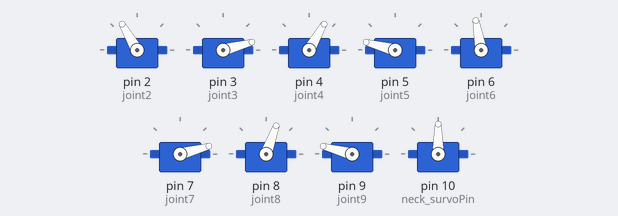
Bench run of a sketch on a simulated Arduino Uno, built with avr-gcc and run on an emulated ATmega328P. Shown: 9 × servo.

Above: at 0.1 s.
At 3.1 s:
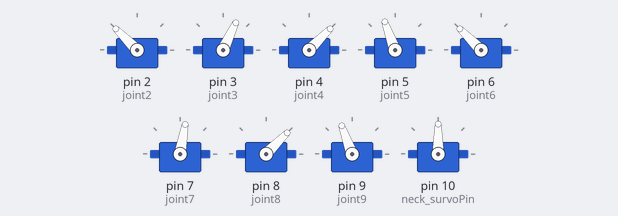
At 6.95 s:
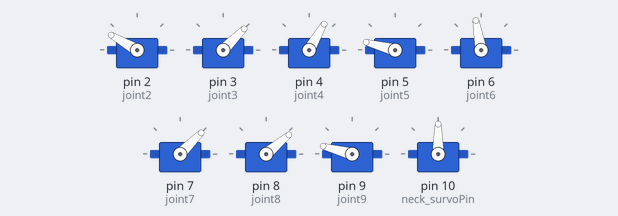
At 10.86 s:
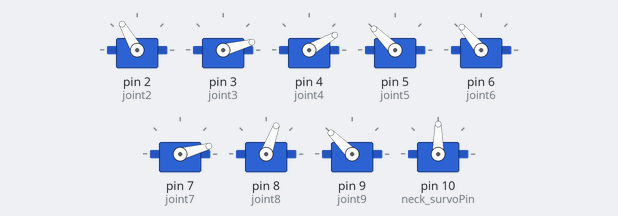
At 21.0 s:
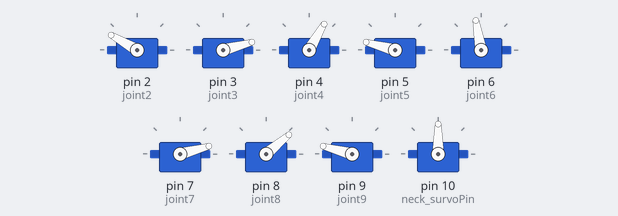
At 31.0 s:
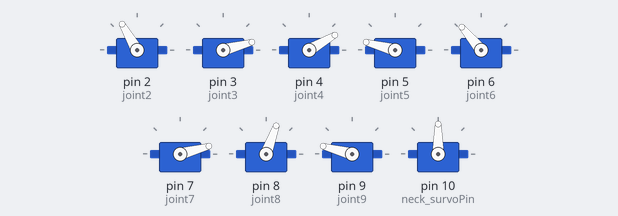
Timing chart, 0 to 40.0 s (numbered marks = the images above):
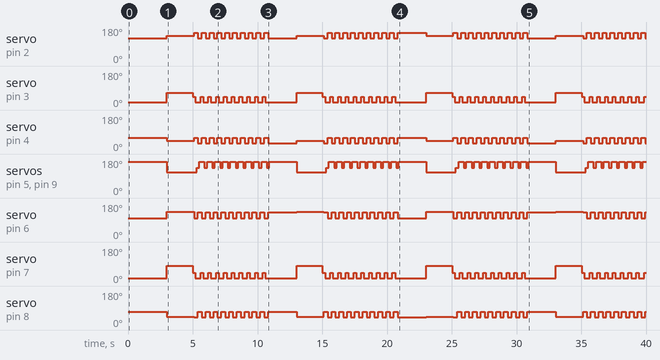

Measured:
- by itself, servo on pin 3 (joint3): moves between 15° and 65°, repeating every 10.0 s
- by itself, servo on pin 4 (joint4): 60° → 45° at 3.0 s, → 60° 2.1 s later, → 30° 0.30 s later, → 60° 0.30 s later, … (81 changes in this stretch)
- by itself, servo on pin 5 (joint5), servo on pin 9 (joint9): moves between 110° and 165°, repeating every 10.0 s
- by itself, servo on pin 7 (joint7): moves between 15° and 80°, repeating every 10.0 s
- by itself, servo on pin 8 (joint8): 70° → 45° at 3.0 s, → 40° 2.1 s later, → 70° 0.30 s later, → 40° 0.30 s later, … (81 changes in this stretch)
- by itself, servo on pin 2 (joint2): 120° → 135° at 3.0 s, → 150° 2.1 s later, → 120° 0.30 s later, → 150° 0.30 s later, … (81 changes in this stretch)
- by itself, servo on pin 6 (joint6): 100° → 135° at 3.0 s, → 100° 2.1 s later, → 130° 0.30 s later, → 100° 0.30 s later, … (81 changes in this stretch)

The sketch:

spider-normal.ino
```cpp
//  --------                 --------
// |  D9    |               |  D7    |
// | joint9 |               | joint7 |
//  ----- --------     --------- -----
//       |  D8    |   |  D6    |
//       | joint8 |   | joint6 |
//        --------     --------
//       |  D2    |  |   D4    |
//       | joint2 |  |  joint4 |
//  ----- --------    --------- -----
// |  D3    |               |  D5    |
// | joint3 |               | joint5 |
//  --------                 --------
//                Front


#include <Servo.h>


Servo joint2;
Servo joint3;
Servo joint4;
Servo joint5;
Servo joint6;
Servo joint7;
Servo joint8;
Servo joint9;
Servo neck_servo;

// ----------------------------------
//
static int a = 0;
//
////
//int home_joint2 = a;
//int home_joint4 = a;
//int home_joint6 = a;
//int home_joint8 = a;

//int home_joint3 = a;
//int home_joint5 = a;
//int home_joint7 = a;
//int home_joint9 = a;

//-------------------------------------


int home_joint2 = 120;
int home_joint3 = 15;
int home_joint4 = 60;
int home_joint5 = 165;
int home_joint6 = 100;
int home_joint7 = 15;
int home_joint8 = 70;
int home_joint9 = 165;

#define neck_survoPin 10
#define trigPin 13
#define echoPin 12


void setup(){

  joint2.attach(2);
  joint3.attach(3);
  joint4.attach(4);
  joint5.attach(5);
  joint6.attach(6);
  joint7.attach(7);
  joint8.attach(8);
  joint9.attach(9);

  neck_servo.attach(neck_survoPin, 500, 2400);
  neck_servo.write(90);

  pinMode(echoPin,INPUT);
  pinMode(trigPin,OUTPUT);

  joint2.write(home_joint2);
  joint3.write(home_joint3);
  joint4.write(home_joint4);
  joint5.write(home_joint5);
  joint6.write(home_joint6);
  joint7.write(home_joint7);
  joint8.write(home_joint8);
  joint9.write(home_joint9);

  delay(3000);

  }


void loop(){

  sithome();
  delay(2000);
//
//  stand1();
// delay(2000);

//  neckrotate();
//  delay(2000);
//
  forward(10);
  delay(2000);

  sithome();
  delay(2000);

  backward(10);
  delay(2000);
//
//  rightturn(5);
//  delay(2000);
//
//  leftturn(5);
//  delay(2000);
//
//  twist();
//  delay(2000);
//
//  sithome();
//  delay(2000);
//
//  stand1();
//  delay(2000);
//
//  stand2();
//  delay(2000);
//
//  stand3();
//  delay(2000);
//
//  downaction(4);
//  delay(2000);
//
//  wink(4);
//  delay(2000);
//
}


void idle(){
  delay(100);
  }


void standhome(){
  joint2.write(home_joint2);
  joint3.write(home_joint3);
  joint4.write(home_joint4);
  joint5.write(home_joint5);
  joint6.write(home_joint6);
  joint7.write(home_joint7);
  joint8.write(home_joint8);
  joint9.write(home_joint9);
}


void sithome(){
    joint2.write(135);
    joint3.write(65); //65 was here
    joint4.write(45);
    joint5.write(110);
    joint6.write(135);
    joint7.write(80);
    joint8.write(45);
    joint9.write(110);
}


void stand1(){
  sithome();
  joint2.write(170);
  delay(300);
  joint2.write(home_joint2);
  delay(300);
  joint4.write(10);
  delay(300);
  joint4.write(home_joint4);
  delay(300);
  joint6.write(170);
  delay(300);
  joint6.write(home_joint6);
  delay(300);
  joint8.write(10);
  delay(300);
  joint8.write(home_joint8);
  delay(300);

  joint3.write(home_joint3);
  joint5.write(home_joint5);
  joint7.write(home_joint7);
  joint9.write(home_joint9);
}


void stand2(){
  sithome();
  joint2.write(175);
  joint4.write(5);
  joint6.write(175);
  joint8.write(5);
  delay(600);

  joint2.write(home_joint2);
  joint4.write(home_joint4);
  joint6.write(home_joint6);
  joint8.write(home_joint8);
  delay(600);

  joint3.write(home_joint3);
  joint5.write(home_joint5);
  joint7.write(home_joint7);
  joint9.write(home_joint9);
}


void stand3()
{
  sithome();
  int i;
  int j = 90;
  int k = 90;
  joint2.write(home_joint2);
  joint4.write(home_joint4);
  joint6.write(home_joint6);
  joint8.write(home_joint8);
  for(i = 90; i < 165; i++)
  {
    joint5.write(i);
    j = j - 1;
    joint3.write(j);
    delay(20);
  }

  for(i = 115; i < 165; i++)
  {
    joint9.write(i);
    k = k - 1;
    joint7.write(k);
    delay(20);
  }
}


void downaction(unsigned int step){
  while (step-- > 0){
  sithome();
  delay(100);
  standhome();
  delay(100);
  }
}


void wink(unsigned int step){
  standhome();
  joint9.write(home_joint9-30);

  while (step-- > 0){
  joint5.write(30);
  joint4.write(home_joint4 + 60);
  delay(300);
  joint4.write(home_joint4 - 60);
  delay(300);
  }
}


void twist(){
  joint3.write(home_joint3);
  joint5.write(home_joint5);
  joint7.write(home_joint7);
  joint9.write(home_joint9);

  for(int right=90;right<170;right++){
      joint2.write(right);
      joint6.write(right);
      joint4.write(right-90);
      joint8.write(right-90);
      delay(10);
  }

   for(int right=170;right>90;right--){
      joint2.write(right);
      joint6.write(right);
      joint4.write(right-90);
      joint8.write(right-90);
      delay(10);
  }

}


void forward(unsigned int step){
  while (step-- > 0){
  joint3.write(home_joint3+30);
  joint7.write(home_joint7+30);
  delay(100);
  joint2.write(home_joint2+30);
  joint8.write(home_joint8-30);
  joint4.write(home_joint4);
  joint6.write(home_joint6);
  delay(100);
  joint3.write(home_joint3);
  joint7.write(home_joint7);
  idle();

  joint5.write(home_joint5-30);
  joint9.write(home_joint9-30);
  delay(100);
  joint2.write(home_joint2);
  joint8.write(home_joint8);
  joint4.write(home_joint4-30);
  joint6.write(home_joint6+30);
  delay(100);
  joint5.write(home_joint5);
  joint9.write(home_joint9);
  idle();
  }
}


void backward(unsigned int step){
  while (step-- > 0){
  joint3.write(home_joint3+30);
  joint7.write(home_joint7+30);
  delay(100);
  joint2.write(home_joint2);
  joint8.write(home_joint8);
  joint4.write(home_joint4-30);
  joint6.write(home_joint6+30);
  delay(100);
  joint3.write(home_joint3);
  joint7.write(home_joint7);
  idle();

  joint5.write(home_joint5-30);
  joint9.write(home_joint9-30);
  delay(100);
  joint2.write(home_joint2+30);
  joint8.write(home_joint8-30);
  joint4.write(home_joint4);
  joint6.write(home_joint6);
  delay(100);
  joint5.write(home_joint5);
  joint9.write(home_joint9);
  idle();
  }
}


void rightturn(unsigned int step){
  while (step-- > 0){
  joint5.write(home_joint5-30);
  joint9.write(home_joint9-30);
  delay(100);
  joint2.write(home_joint2+30);
  joint8.write(home_joint8-30);
  joint4.write(home_joint4-30);
  joint6.write(home_joint6+30);
  delay(100);
  joint5.write(home_joint5);
  joint9.write(home_joint9);
  idle();

  joint3.write(home_joint3+30);
  joint7.write(home_joint7+30);
  delay(100);
  joint2.write(home_joint2);
  joint8.write(home_joint8);
  joint4.write(home_joint4);
  joint6.write(home_joint6);
  delay(100);
  joint3.write(home_joint3);
  joint7.write(home_joint7);
  idle();
  }
}


void leftturn(unsigned int step){
  while (step-- > 0){
  joint3.write(home_joint3+30);
  joint7.write(home_joint7+30);
  delay(100);
  joint2.write(home_joint2+30);
  joint8.write(home_joint8-30);
  joint4.write(home_joint4-30);
  joint6.write(home_joint6+30);
  delay(100);
  joint3.write(home_joint3);
  joint7.write(home_joint7);
  idle();

  joint5.write(home_joint5-30);
  joint9.write(home_joint9-30);
  delay(100);
  joint2.write(home_joint2);
  joint8.write(home_joint8);
  joint4.write(home_joint4);
  joint6.write(home_joint6);
  delay(100);
  joint5.write(home_joint5);
  joint9.write(home_joint9);
  idle();
  }
}


void neckrotate(){
  int i=90;
  while(i < 150){
    neck_servo.write(i);
    i++;
    delay(5);
  }
  while(i > 30){
    neck_servo.write(i);
    i--;
    delay(5);
  }
  while(i <= 90){
    neck_servo.write(i);
    i++;
    delay(5);
  }
}


void neck_leftrotate(){
  int i=90;
  while(i < 150){
    neck_servo.write(i);
    i++;
    delay(5);
  }
}


void neck_rightrotate(){
  int i=90;
  while(i > 30){
    neck_servo.write(i);
    i--;
    delay(5);
  }
}


void neck_home(){
  neck_servo.write(90);
}
```
